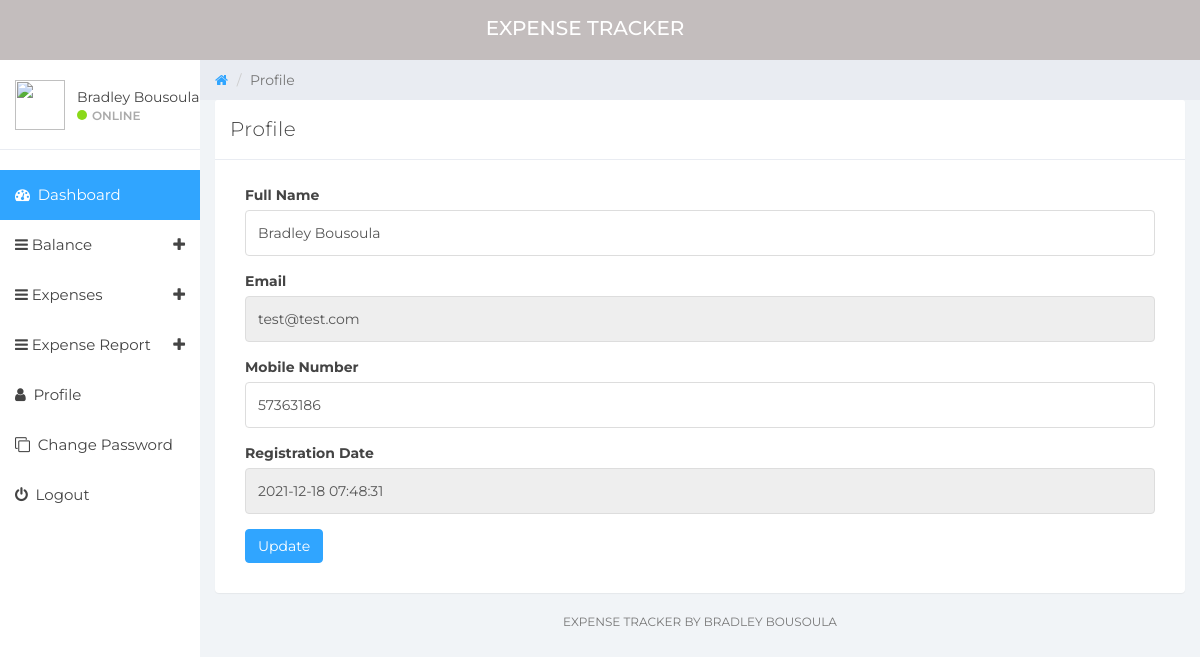
The page /user-profile.php (signed in) on the database its author committed.
### tables this page shows
CREATE TABLE IF NOT EXISTS `tbluser` (
  `ID` int(10) NOT NULL AUTO_INCREMENT,
  `FullName` varchar(150) DEFAULT NULL,
  `Email` varchar(200) DEFAULT NULL,
  `MobileNumber` bigint(8) DEFAULT NULL,
  `Password` varchar(200) DEFAULT NULL,
  `RegDate` timestamp NOT NULL DEFAULT CURRENT_TIMESTAMP,
  PRIMARY KEY (`ID`)
);

### user-profile.php (the view, shortened to what this page needs)
<?php
if (strlen($_SESSION['detsuid']==0)) {
  header('location:logout.php');
  } else{
  ?>
<!DOCTYPE html>
<html>
<head>
    <link href="css/bootstrap.min.css" rel="stylesheet">
    <link href="css/font-awesome.min.css" rel="stylesheet">
    <link href="css/datepicker3.css" rel="stylesheet">
    <link href="css/styles.css" rel="stylesheet">
</head>
<body>
    <?php include_once('includes/header.php');?>
    <?php include_once('includes/sidebar.php');?>
    <div class="col-sm-9 col-sm-offset-3 col-lg-10 col-lg-offset-2 main">
        <div class="row">
            <ol class="breadcrumb">
                <li><a href="#">
                        <em class="fa fa-home"></em>
                    </a></li>
                <li class="active">Profile</li>
            </ol>
        </div>
        <div class="row">
            <div class="col-lg-12">
                <div class="panel panel-default">
                    <div class="panel-heading">Profile</div>
                    <div class="panel-body">
                        <div class="col-md-12">
                            <?php
$userid=$_SESSION['detsuid'];
$ret=mysqli_query($con,"select * from tbluser where ID='$userid'");
while ($row=mysqli_fetch_array($ret)) {
?>
                            <form role="form" method="post" action="">
                                <div class="form-group">
                                    <label>Full Name</label>
                                    <input class="form-control" type="text" value="<?php  echo $row['FullName'];?>"
                                        name="fullname" required="true">
                                </div>
                                <div class="form-group">
                                    <label>Email</label>
                                    <input type="email" class="form-control" name="email"
                                        value="<?php  echo $row['Email'];?>" required="true" readonly="true">
                                </div>
                                <div class="form-group">
                                    <label>Mobile Number</label>
                                    <input class="form-control" type="text" value="<?php  echo $row['MobileNumber'];?>"
                                        required="true" name="contactnumber" maxlength="8">
                                </div>
                                <div class="form-group">
                                    <label>Registration Date</label>
                                    <input class="form-control" name="regdate" type="text"
                                        value="<?php  echo $row['RegDate'];?>" readonly="true">
                                </div>
                                <div class="form-group has-success">
                                    <button type="submit" class="btn btn-primary" name="submit">Update</button>
                                </div>
                        </div>
                        <?php } ?>
                    </div>
                </div>
            </div>
        </div>
        <?php include_once('includes/footer.php');?>
    </div>
</body>
</html>
<?php }  ?>

### includes/sidebar.php (shortened to what this page needs)
<?php
include('includes/dbconnection.php');
?>
<div id="sidebar-collapse" class="col-sm-3 col-lg-2 sidebar">
    <div class="profile-sidebar">
        <div class="profile-userpic">
            <img src="https://img.icons8.com/ios-filled/50/000000/name.png" class="img-responsive" alt="">
        </div>
        <div class="profile-usertitle">
            <?php
$uid=$_SESSION['detsuid'];
$ret=mysqli_query($con,"select FullName from tbluser where ID='$uid'");
$row=mysqli_fetch_array($ret);
$name=$row['FullName'];
?>
            <div class="profile-usertitle-name"><?php echo $name; ?></div>
            <div class="profile-usertitle-status"><span class="indicator label-success"></span>Online</div>
        </div>
    </div>
    <ul class="nav menu">
        <li class="active"><a href="dashboard.php"><em class="fa fa-dashboard">&nbsp;</em> Dashboard</a></li>
        <li class="parent "><a data-toggle="collapse" href="#sub-item-1">
                <em class="fa fa-navicon">&nbsp;</em>Balance <span data-toggle="collapse" href="#sub-item-1"
                    class="icon pull-right"><em class="fa fa-plus"></em></span>
            </a>
        </li>
        <li class="parent "><a data-toggle="collapse" href="#sub-item-2">
                <em class="fa fa-navicon">&nbsp;</em>Expenses <span data-toggle="collapse" href="#sub-item-2"
                    class="icon pull-right"><em class="fa fa-plus"></em></span>
            </a>
        </li>
        <li class="parent "><a data-toggle="collapse" href="#sub-item-3">
                <em class="fa fa-navicon">&nbsp;</em>Expense Report <span data-toggle="collapse" href="#sub-item-3"
                    class="icon pull-right"><em class="fa fa-plus"></em></span>
            </a>
        </li>
        <li><a href="user-profile.php"><em class="fa fa-user">&nbsp;</em> Profile</a></li>
        <li><a href="change-password.php"><em class="fa fa-clone">&nbsp;</em> Change Password</a></li>
        <li><a href="logout.php"><em class="fa fa-power-off">&nbsp;</em> Logout</a></li>
    </ul>
</div>

### css/styles.css (style rules this page uses)
body { background: #f1f4f7; padding-top: 60px; font-size: 14px; color: #444444; font-family: "Montserrat", "Helvetica Neue", Helvetica, Arial, sans-serif; }
a, a:hover, a:focus { color: #30a5ff; }
input.form-control { border: 1px solid #ddd; box-shadow: none; height: 46px; }
.btn-primary, .btn-primary:hover, .btn-primary:focus, .btn-primary:active, .btn-primary.active, .open > .dropdown-toggle.btn-primary, .btn-primary.disabled, .btn-primary[disabled], fieldset[disabled] .btn-primary, .btn-primary.disabled:hover, .btn-primary[disabled]:hover, fieldset[disabled] .btn-primary:hover, .btn-primary.disabled:focus, .btn-primary[disabled]:focus, fieldset[disabled] .btn-primary:focus, .btn-primary.disabled:active, .btn-primary[disabled]:active, fieldset[disabled] .btn-primary:active, .btn-primary.disabled.active, .btn-primary[disabled].active, fieldset[disabled] .btn-primary.active { background-color: #30a5ff; border-color: #30a5ff; }
.label-success { background-color: #8ad919; }
.panel { border: 0; }
.panel-heading { font-size: 20px; font-weight: 300; letter-spacing: 0.025em; height: 60px; line-height: 38px; }
.panel-default .panel-heading { background: #fff; border-bottom: 1px solid #e9ecf2; color: #444444; }
.sidebar { display: block; padding: 0; display: none; box-shadow: none; background: #fff; }
.sidebar ul { margin: 20px 0px; }
@media (min-width: 768px) { .sidebar { display: block; position: fixed; top: 60px; bottom: 0; left: 0; z-index: 1000; display: block; margin: 0; padding: 0; overflow-x: hidden; overflow-y: auto; } }
.sidebar ul.nav .active a, .sidebar ul.nav li.parent a.active, .sidebar ul.nav .active > a:hover, .sidebar ul.nav li.parent a.active:hover, .sidebar ul.nav .active > a:focus, .sidebar ul.nav li.parent a.active:focus { color: #fff; background-color: #30a5ff; }
.sidebar ul.nav li a { height: 50px; font-size: 15px; line-height: 2em; color: #444444; }
.profile-sidebar { display: flex; padding: 10px 0; border-bottom: 1px solid #e9ecf2; }
.indicator { width: 10px; height: 10px; display: inline-block; border-radius: 9999px; margin-right: 5px; }
.profile-userpic img { float: left; margin: 10px 0px 0px 15px; width: 50px; height: 50px; }
.profile-usertitle { float: left; text-align: left; margin: 17px 0 0 12px; }
.profile-usertitle-name { font-size: 14px; margin-bottom: 0px; }
.profile-usertitle-status { text-transform: uppercase; color: #aaa; font-size: 12px; font-weight: 600; margin-bottom: 15px; }
.breadcrumb { border-radius: 0; padding: 10px 15px 10px 15px; background: #e9ecf2; margin: 0; }

### rows shown on the page
tbluser: FullName "Bradley Bousoula", fullname "Bradley Bousoula", email "test@test.com", contactnumber "57363186", regdate "2021-12-18 07:48:31"
